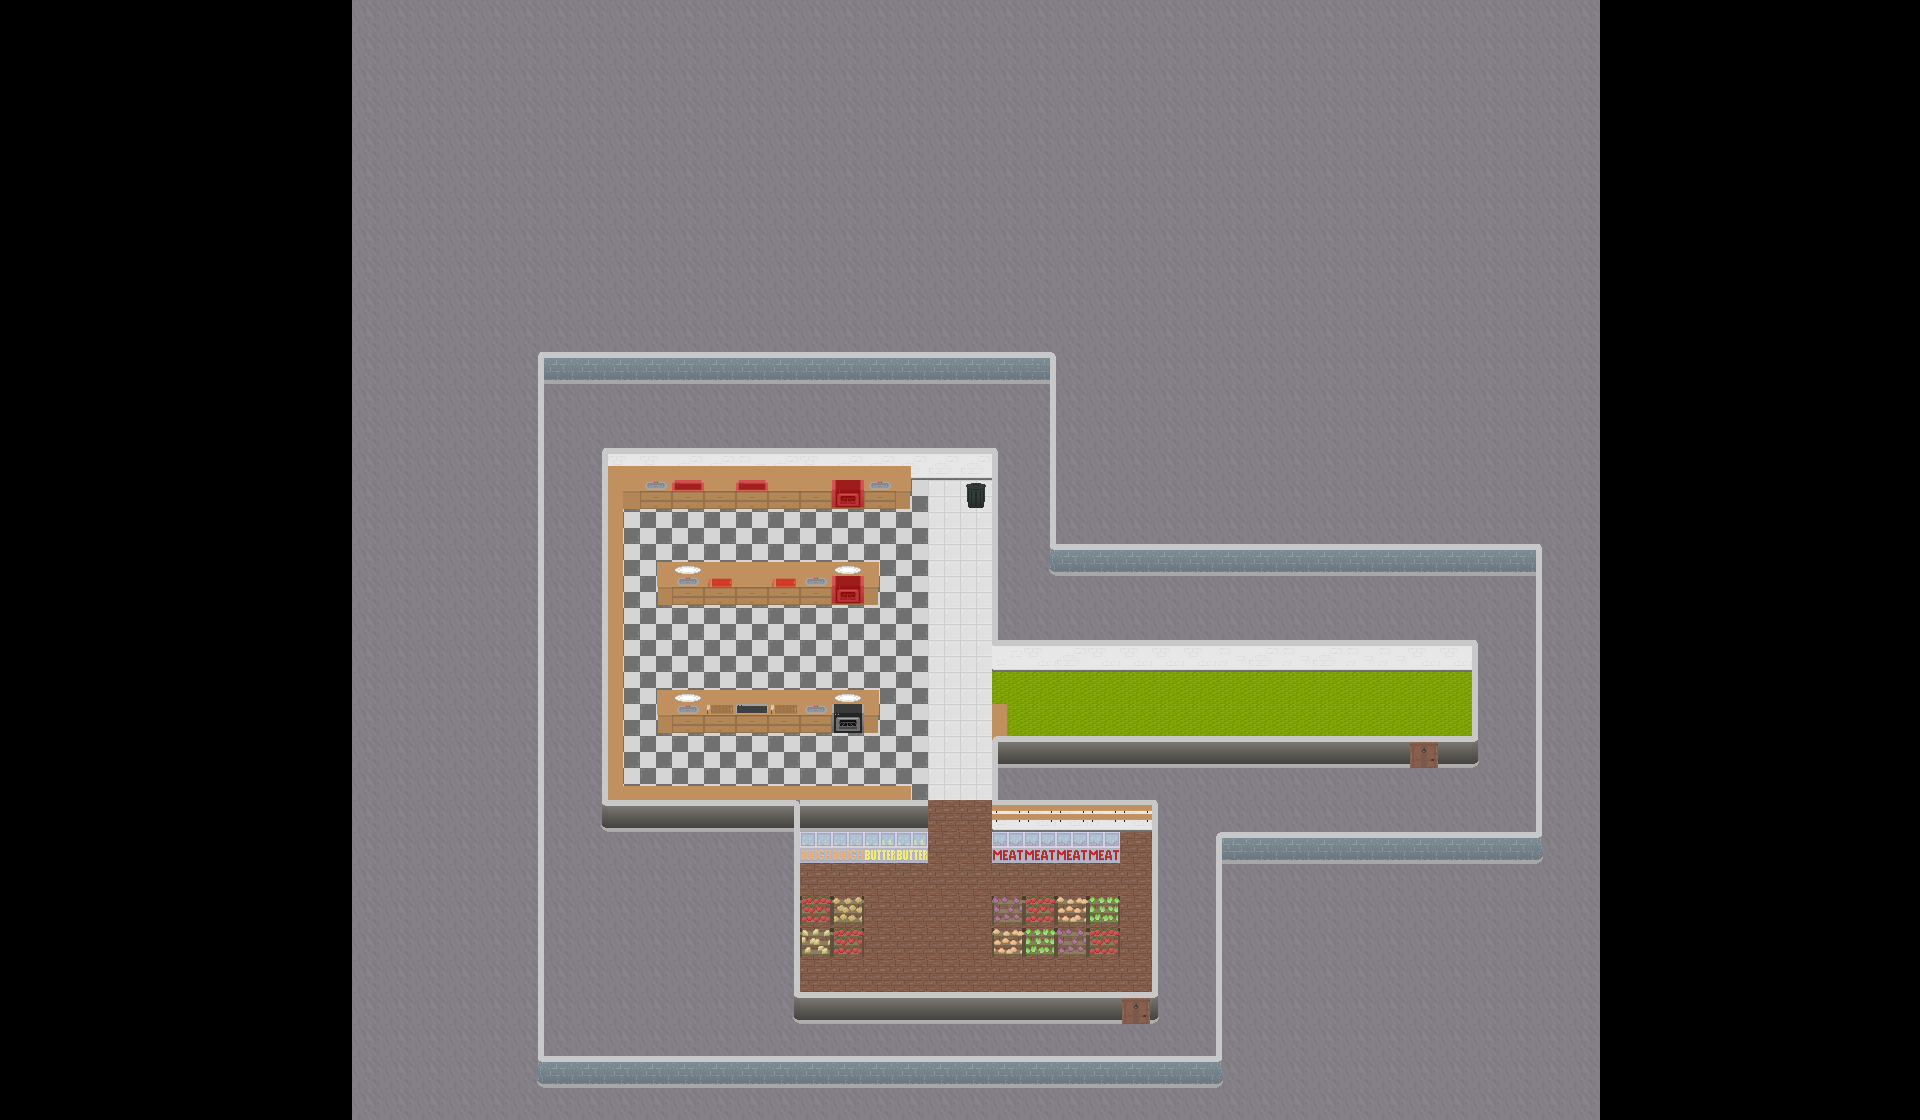

Below is a game level as drawn by its tile map, then a one-line description and the .tmx that defines it (tile-layer data replaced by summaries):
An orthogonal 60x35 tile map with 32x32 px tiles, 7 tile layers (floor, wall_f, wall_b, countertop, ...), 3 tilesets and 53 objects.

<map version="1.9" tiledversion="1.9.2" orientation="orthogonal" renderorder="right-down" width="60" height="35" tilewidth="32" tileheight="32" infinite="0" nextlayerid="12" nextobjectid="125">
 <tileset firstgid="1" source="tileset_32.tsx" />
 <tileset firstgid="43" source="objects.tsx" />
 <tileset firstgid="85" source="stations_chef_locked.tsx" />
 <layer id="1" name="floor" width="60" height="35">
  <data>[2100 cells, 1365 non-empty, 7 distinct tile ids]</data>
 </layer>
 <layer id="2" name="wall_f" width="60" height="35">
  <data>[2100 cells, 163 non-empty, 14 distinct tile ids]</data>
 </layer>
 <layer id="4" name="wall_b" width="60" height="35" locked="1">
  <data>[2100 cells, 49 non-empty, 8 distinct tile ids]</data>
 </layer>
 <layer id="5" name="countertop" width="60" height="35" locked="1">
  <data>[2100 cells, 43 non-empty, 7 distinct tile ids]</data>
 </layer>
 <layer id="9" name="countertop_f" width="60" height="35" locked="1">
  <data>[2100 cells, 27 non-empty, 5 distinct tile ids]</data>
 </layer>
 <layer id="6" name="station" width="60" height="35">
  <data>[2100 cells, 37 non-empty, 18 distinct tile ids]</data>
 </layer>
 <layer id="11" name="station_f" width="60" height="35">
  <data>[2100 cells, 10 non-empty, 6 distinct tile ids]</data>
 </layer>
 <objectgroup id="3" name="Obstacles">
  <object id="16" x="928" y="800">
   <polyline points="0,0 -326.625,0" />
  </object>
  <object id="17" x="608" y="453">
   <polyline points="0,0 0,347" />
  </object>
  <object id="18" x="992" y="480">
   <polyline points="0,0 -384,0" />
  </object>
  <object id="26" x="992" y="672">
   <polyline points="0,0 0,-191" />
  </object>
  <object id="27" x="1472" y="672">
   <polyline points="0,0 -480,0" />
  </object>
  <object id="28" x="1472" y="736">
   <polyline points="0,0 -480,0" />
  </object>
  <object id="29" x="1472" y="736">
   <polyline points="0,0 0,-64" />
  </object>
  <object id="30" x="992" y="832">
   <polyline points="0,0 0,-96" />
  </object>
  <object id="31" x="1152" y="832">
   <polyline points="0,0 -160,0" />
  </object>
  <object id="32" x="1152" y="992">
   <polyline points="0,0 0,-160" />
  </object>
  <object id="33" x="800" y="992">
   <polyline points="0,0 0,-192" />
  </object>
  <object id="34" x="1152" y="992">
   <polyline points="0,0 -350,0" />
  </object>
  <object id="35" x="544" y="896">
   <polyline points="0,0 0,160" />
  </object>
  <object id="36" x="1216" y="1056">
   <polyline points="0,0 -352,0" />
  </object>
  <object id="37" x="1216" y="832">
   <polyline points="0,0 0,224" />
  </object>
  <object id="38" x="1536" y="832">
   <polyline points="0,0 -320,0" />
  </object>
  <object id="39" x="1536" y="576">
   <polyline points="0,0 0,256" />
  </object>
  <object id="40" x="1056" y="576">
   <polyline points="0,0 480,0" />
  </object>
  <object id="41" x="1056" y="384">
   <polyline points="0,0 0,192" />
  </object>
  <object id="42" x="1056" y="384">
   <polyline points="0,0 -512,0" />
  </object>
  <object id="43" x="544" y="896">
   <polyline points="0,0 0,-514" />
  </object>
  <object id="44" x="864" y="1056">
   <polyline points="0,0 -320,0" />
  </object>
  <object id="104" x="929.333" y="832">
   <polyline points="0,0 -129.333,0" />
  </object>
  <object id="105" x="928.667" y="832">
   <polyline points="0,0 0,-30" />
  </object>
 </objectgroup>
 <objectgroup id="8" name="Obstacles_NoShadow" locked="1">
  <object id="73" x="657.273" y="683.455" width="220.909" height="46.7273" />
  <object id="78" x="910.154" y="480.273">
   <polyline points="0,0 0.210227,28.7273 -286.727,28.6023" />
  </object>
  <object id="79" x="623.434" y="785.991">
   <polyline points="0,0 0,-276.355" />
  </object>
  <object id="80" x="911.154" y="785.818">
   <polyline points="0,0 -287.636,0" />
  </object>
  <object id="81" x="911.333" y="800">
   <polyline points="0,0 -0.0625,-14.25" />
  </object>
  <object id="83" x="994.21" y="897.573" width="125.227" height="56.8636" />
  <object id="86" x="992" y="832" width="127.375" height="28.75" />
  <object id="110" x="800" y="832" width="127.375" height="28.75" />
  <object id="115" x="801.887" y="898.068" width="62.227" height="55.3636" />
  <object id="116" x="655.545" y="556.636" width="220.909" height="46.7273" />
  <object id="122" x="992.083" y="739.333">
   <polyline points="0,0 0,-35.105" />
  </object>
  <object id="123" x="1007" y="736">
   <polyline points="0,0 0,-31.605" />
  </object>
  <object id="124" x="993.5" y="704.25" rotation="90">
   <polyline points="0,0 0,-14.105" />
  </object>
 </objectgroup>
 <objectgroup id="7" name="MapObjects">
  <object id="52" x="1440" y="704">
   <properties>
    <property name="aispawnpoint" type="int" value="0" />
   </properties>
   <point />
  </object>
  <object id="53" x="1024.58" y="704">
   <properties>
    <property name="aiobjective" type="int" value="0" />
   </properties>
   <point />
  </object>
  <object id="54" x="1092.5" y="704">
   <properties>
    <property name="aiobjective" type="int" value="1" />
   </properties>
   <point />
  </object>
  <object id="55" x="1408" y="704">
   <properties>
    <property name="aiobjective" type="int" value="-1" />
   </properties>
   <point />
  </object>
  <object id="56" x="960" y="672">
   <properties>
    <property name="cookspawnpoint" type="int" value="0" />
   </properties>
   <point />
  </object>
  <object id="57" x="960" y="736">
   <properties>
    <property name="cookspawnpoint" type="int" value="1" />
   </properties>
   <point />
  </object>
  <object id="71" x="767.333" y="646">
   <properties>
    <property name="lightID" type="int" value="2" />
   </properties>
   <point />
  </object>
  <object id="72" x="1056.5" y="704">
   <properties>
    <property name="lightID" type="int" value="2" />
   </properties>
   <point />
  </object>
  <object id="87" x="1056" y="928">
   <properties>
    <property name="lightID" type="int" value="3" />
   </properties>
   <point />
  </object>
  <object id="90" x="1027" y="842">
   <properties>
    <property name="lightID" type="int" value="1" />
   </properties>
   <point />
  </object>
  <object id="93" x="894" y="848">
   <properties>
    <property name="lightID" type="int" value="1" />
   </properties>
   <point />
  </object>
  <object id="94" x="831" y="846">
   <properties>
    <property name="lightID" type="int" value="1" />
   </properties>
   <point />
  </object>
  <object id="95" x="1092" y="840">
   <properties>
    <property name="lightID" type="int" value="1" />
   </properties>
   <point />
  </object>
  <object id="96" x="1191" y="704">
   <properties>
    <property name="aiobjective" type="int" value="3" />
   </properties>
   <point />
  </object>
  <object id="97" x="1144" y="704">
   <properties>
    <property name="aiobjective" type="int" value="2" />
   </properties>
   <point />
  </object>
  <object id="98" x="1240" y="704">
   <properties>
    <property name="aiobjective" type="int" value="4" />
   </properties>
   <point />
  </object>
 </objectgroup>
</map>
